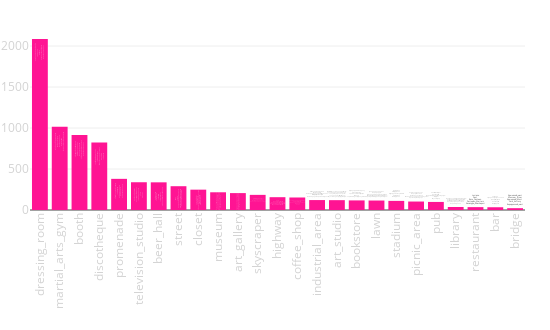

Source (notebook cell):
### Code cell
tags_rate([x[0].split("/")[0] for x in scenes_result][N_SKIP:],
                        [x[1] for x in scenes_result][N_SKIP:])

### Figure 1 — Plotly figure (JSON) as saved in the notebook; plotly's stock layout.template omitted (floating-point values rounded to 4 significant figures)
{"data": [{"hoverinfo": "y+text", "marker": {"color": "deeppink"}, "text": ["Территория_Фитнеса <br>Фотостудия_Wonderland <br>PT_studio <br>VoxStudios <br>Ai_Lab_Лаборатория_Стиля...", "Московский_Центр_Боевых_И... <br>Ultimate_Fitness <br>Академия_Бокса <br>Rocky_Road_GYM <br>Московский_к_рлинг_клуб", "Территория_Фитнеса <br>Экспоцентр_На_Красной_Пре... <br>Москва_Экспоцентр <br>75_павильон_ВДНХ <br>Конгресс_Парк_Radisson_Ro...", "Mulata_bar <br>Gipsypalace <br>Soloway_Караоке_Dance_clu... <br>Shishas_Sferum_Bar <br>The_Lumiere_Brothers_Cent...", "Новоарбатский_мост <br>Лужков_мост <br>Бородинский_мост <br>Moscow_River <br>Bolshoy_Kamenny_Bridge", "Live_Stars <br>Ru_Tv <br>Вечерний_Ургант <br>Sokolniki_Exhibition_and... <br>Triumph_Эвент_Холл", "Конор_Мак_Несса_Ирландски... <br>Chesterfield_Bar <br>Mitzva_Bar <br>Альбатрос <br>Мулата_Бар", "Особняк_на_Волхонке <br>Московский_Марафон_Moscow... <br>Якиманская_Набережная <br>Арбат <br>ГУМ", "STORY_resale_store <br>Москва_Россия <br>Останкинская_Телебашня_Os... <br>Цум_Дисконт <br>Трц_Лужайка", "Пушкинский_Музей <br>Государственный_музей_изо... <br>Третьяковская_Галерея <br>ГМИИ_им_А_С_Пушкина <br>Галерея_искусств_Зураба_Ц...", "Галерея_искусства_стран_Е... <br>Галерея_братьев_Люмьер <br>Московский_Дом_Фотографии <br>МАММ_Мультимедия_Арт_Музе... <br>Третьяковская_Галерея", "Moscow_City_Towers <br>Москва_Сити <br>Evolution_Tower <br>Moscow_City_Complex <br>Смотровая_Площадка_Москва...", "ТТК <br>Киевское_Шоссе <br>Новоарбатский_мост <br>Звенигородское_Шоссе <br>Щ_лковское_Шоссе", "Max_Brenner_Chocolate_Bar... <br>Starbucks_Russia <br>Кофемания_Coffeemania_ <br>WEST_4 <br>Paul", "Останкинская_башня <br>Москва_Сити <br>Набережная_Тараса_Шевченк... <br>ММДЦ_Москва_сити <br>Башня_на_набережной_блок...", "МАММ_Мультимедия_Арт_Музе... <br>Галерея_братьев_Люмьер <br>The_State_Tretyakov_Galle... <br>Галерея_искусства_стран_Е... <br>Мультимедиа_Арт_музей_Ind...", "ЦДХ_на_Крымском_валу <br>Pioner_Cinema <br>Третьяковская_Метро <br>WEST_4 <br>Торговый_центр_Калужский", "Долина_Реки_Сетунь <br>Парк_Радуга <br>Яблоневый_Сад_На_Кутузовс... <br>Марфо_Мариинская_обитель... <br>Храм_Святой_Праведной_Бла...", "RZD_Arena <br>РЖД_Арена <br>Grigory_Fedotov_Stadium <br>VEB_Arena <br>ВЭБ_Арена", "Алтуфьевский_парк <br>Парк_Останкино <br>Детский_парк_Фили <br>Мемориально_Парковый_комп... <br>Красногорский_Парк", "Chesterfield_Bar <br>Pancho_Villa <br>Дорогая_Я_Перезвоню_на_Пя... <br>BQ_Bar <br>Мулата_Бар", "Центральный_Дом_Литератор... <br>Экспериментаниум_музей <br>Российская_государственна... <br>Квартира_Рочдельская <br>Первый_Канал", "Luciano <br>Paul <br>Buro_Canteen <br>Ресторан_Waiters <br>Хачапури_Khachapuri", "То_Да_Се <br>Г_Видное_Ул_Ольховая <br>John_Gilroys_Pub <br>Pancho_Villa <br>Bar_BQ_Cafe", "Крымский_мост <br>Moscow_River <br>Крымский_Мост <br>Park_Kultury <br>Бородинский_мост"], "type": "bar", "uid": "cb17ff46-23ac-11e9-ad1d-3c15c2cf2370", "x": ["dressing_room", "martial_arts_gym", "booth", "discotheque", "promenade", "television_studio", "beer_hall", "street", "closet", "museum", "art_gallery", "skyscraper", "highway", "coffee_shop", "industrial_area", "art_studio", "bookstore", "lawn", "stadium", "picnic_area", "pub", "library", "restaurant", "bar", "bridge"], "xaxis": "x", "y": [2085.0, 1016.0, 915.1, 823.9, 379.9, 338.6, 337.4, 290.1, 248.0, 216.1, 206.1, 184.5, 156.3, 152.6, 121.1, 119.9, 117.0, 115.5, 111.1, 103.2, 98.3, 36.31, 34.96, 33.51, 22.25], "yaxis": "y"}], "layout": {"height": 330, "margin": {"b": 120, "l": 30, "r": 25, "t": 30}, "showlegend": false, "width": 550, "xaxis": {"anchor": "y", "domain": [0, 1], "tickangle": -90, "tickfont": {"color": "lightgrey", "size": 11.5}}, "xaxis2": {"tickangle": -90, "tickfont": {"color": "lightgrey", "size": 11.5}}, "yaxis": {"anchor": "x", "domain": [0, 1], "tickfont": {"color": "lightgrey", "size": 11.5}}, "yaxis2": {"tickfont": {"color": "lightgrey", "size": 11.5}}}}
